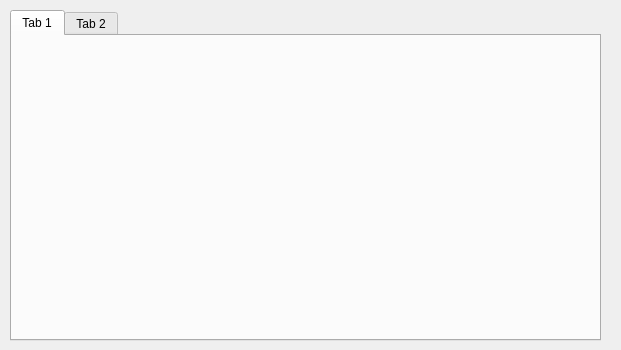
<?xml version="1.0" encoding="UTF-8"?>
<ui version="4.0">
 <class>TelaPedidosCliente</class>
 <widget class="QDialog" name="TelaPedidosCliente">
  <property name="geometry">
   <rect>
    <x>0</x>
    <y>0</y>
    <width>621</width>
    <height>350</height>
   </rect>
  </property>
  <property name="windowTitle">
   <string>Dialog</string>
  </property>
  <widget class="QTabWidget" name="tabWidget">
   <property name="geometry">
    <rect>
     <x>10</x>
     <y>10</y>
     <width>591</width>
     <height>331</height>
    </rect>
   </property>
   <widget class="QWidget" name="tab">
    <attribute name="title">
     <string>Tab 1</string>
    </attribute>
   </widget>
   <widget class="QWidget" name="tab_2">
    <attribute name="title">
     <string>Tab 2</string>
    </attribute>
   </widget>
  </widget>
 </widget>
 <resources/>
 <connections/>
</ui>
